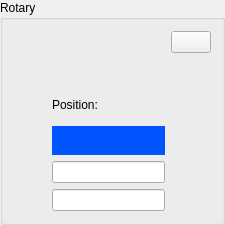
    <widget class="QGroupBox" name="groupBox_3">
     <property name="sizePolicy">
      <sizepolicy hsizetype="MinimumExpanding" vsizetype="MinimumExpanding">
       <horstretch>0</horstretch>
       <verstretch>0</verstretch>
      </sizepolicy>
     </property>
     <property name="minimumSize">
      <size>
       <width>225</width>
       <height>225</height>
      </size>
     </property>
     <property name="title">
      <string>Rotary</string>
     </property>
     <layout class="QGridLayout" name="gridLayout_6">
      <item row="3" column="1">
       <widget class="PyDMLabel" name="PyDMLabel_3">
        <property name="sizePolicy">
         <sizepolicy hsizetype="Preferred" vsizetype="Minimum">
          <horstretch>0</horstretch>
          <verstretch>0</verstretch>
         </sizepolicy>
        </property>
        <property name="minimumSize">
         <size>
          <width>0</width>
          <height>20</height>
         </size>
        </property>
        <property name="toolTip">
         <string/>
        </property>
        <property name="styleSheet">
         <string notr="true">background-color: rgb(0, 85, 255);
color: rgb(255, 255, 255);</string>
        </property>
        <property name="alignment">
         <set>Qt::AlignCenter</set>
        </property>
       </widget>
      </item>
      <item row="1" column="1">
       <layout class="QGridLayout" name="gridLayout_7">
        <item row="1" column="0">
         <widget class="PyDMByteIndicator" name="PyDMByteIndicator_7">
          <property name="toolTip">
           <string/>
          </property>
          <property name="alarmSensitiveContent">
           <bool>false</bool>
          </property>
          <property name="alarmSensitiveBorder">
           <bool>true</bool>
          </property>
          <property name="PyDMToolTip">
           <string/>
          </property>
          <property name="channel">
           <string/>
          </property>
          <property name="blinkOnChange">
           <bool>false</bool>
          </property>
          <property name="toggleMode">
           <bool>false</bool>
          </property>
          <property name="blinkInterval">
           <number>99</number>
          </property>
          <property name="showLabels">
           <bool>false</bool>
          </property>
          <property name="bigEndian">
           <bool>false</bool>
          </property>
          <property name="circles">
           <bool>true</bool>
          </property>
          <property name="numBits">
           <number>1</number>
          </property>
          <property name="shift">
           <number>0</number>
          </property>
          <property name="labels">
           <stringlist>
            <string>Bit 0</string>
           </stringlist>
          </property>
         </widget>
        </item>
        <item row="1" column="1">
         <widget class="PyDMByteIndicator" name="PyDMByteIndicator_9">
          <property name="toolTip">
           <string/>
          </property>
          <property name="alarmSensitiveContent">
           <bool>false</bool>
          </property>
          <property name="alarmSensitiveBorder">
           <bool>true</bool>
          </property>
          <property name="PyDMToolTip">
           <string/>
          </property>
          <property name="channel">
           <string/>
          </property>
          <property name="blinkOnChange">
           <bool>false</bool>
          </property>
          <property name="toggleMode">
           <bool>false</bool>
          </property>
          <property name="blinkInterval">
           <number>99</number>
          </property>
          <property name="showLabels">
           <bool>false</bool>
          </property>
          <property name="bigEndian">
           <bool>false</bool>
          </property>
          <property name="circles">
           <bool>true</bool>
          </property>
          <property name="numBits">
           <number>1</number>
          </property>
          <property name="shift">
           <number>0</number>
          </property>
          <property name="labels">
           <stringlist>
            <string>Bit 0</string>
           </stringlist>
          </property>
         </widget>
        </item>
        <item row="1" column="2">
         <widget class="PyDMByteIndicator" name="PyDMByteIndicator_8">
          <property name="toolTip">
           <string/>
          </property>
          <property name="alarmSensitiveContent">
           <bool>false</bool>
          </property>
          <property name="alarmSensitiveBorder">
           <bool>true</bool>
          </property>
          <property name="PyDMToolTip">
           <string/>
          </property>
          <property name="channel">
           <string/>
          </property>
          <property name="blinkOnChange">
           <bool>false</bool>
          </property>
          <property name="toggleMode">
           <bool>false</bool>
          </property>
          <property name="blinkInterval">
           <number>99</number>
          </property>
          <property name="showLabels">
           <bool>false</bool>
          </property>
          <property name="bigEndian">
           <bool>false</bool>
          </property>
          <property name="circles">
           <bool>true</bool>
          </property>
          <property name="numBits">
           <number>1</number>
          </property>
          <property name="shift">
           <number>0</number>
          </property>
          <property name="labels">
           <stringlist>
            <string>Bit 0</string>
           </stringlist>
          </property>
         </widget>
        </item>
       </layout>
      </item>
      <item row="5" column="1">
       <widget class="PyDMLineEdit" name="PyDMLineEdit_5">
        <property name="toolTip">
         <string/>
        </property>
        <property name="alignment">
         <set>Qt::AlignCenter</set>
        </property>
       </widget>
      </item>
      <item row="0" column="1">
       <layout class="QGridLayout" name="gridLayout_10">
        <item row="0" column="0">
         <widget class="PyDMPushButton" name="PyDMPushButton_13">
          <property name="toolTip">
           <string/>
          </property>
          <property name="styleSheet">
           <string notr="true">background-color: transparent;
border: none;</string>
          </property>
          <property name="iconSize">
           <size>
            <width>20</width>
            <height>20</height>
           </size>
          </property>
          <property name="alarmSensitiveContent">
           <bool>false</bool>
          </property>
          <property name="alarmSensitiveBorder">
           <bool>false</bool>
          </property>
          <property name="PyDMToolTip">
           <string/>
          </property>
          <property name="monitorDisp">
           <bool>false</bool>
          </property>
          <property name="channel">
           <string/>
          </property>
          <property name="PyDMIcon">
           <string>ruler-horizontal</string>
          </property>
          <property name="PyDMIconColor">
           <color>
            <red>0</red>
            <green>0</green>
            <blue>0</blue>
           </color>
          </property>
          <property name="passwordProtected">
           <bool>false</bool>
          </property>
          <property name="password">
           <string/>
          </property>
          <property name="protectedPassword">
           <string/>
          </property>
          <property name="showConfirmDialog">
           <bool>false</bool>
          </property>
          <property name="confirmMessage">
           <string>Are you sure you want to proceed?</string>
          </property>
          <property name="pressValue">
           <string>None</string>
          </property>
          <property name="releaseValue">
           <string>None</string>
          </property>
          <property name="relativeChange">
           <bool>false</bool>
          </property>
          <property name="writeWhenRelease">
           <bool>false</bool>
          </property>
         </widget>
        </item>
        <item row="0" column="1">
         <widget class="PyDMPushButton" name="PyDMPushButton_14">
          <property name="toolTip">
           <string/>
          </property>
          <property name="styleSheet">
           <string notr="true">background-color: transparent;
border: none;</string>
          </property>
          <property name="alarmSensitiveContent">
           <bool>false</bool>
          </property>
          <property name="alarmSensitiveBorder">
           <bool>false</bool>
          </property>
          <property name="PyDMToolTip">
           <string/>
          </property>
          <property name="monitorDisp">
           <bool>false</bool>
          </property>
          <property name="channel">
           <string/>
          </property>
          <property name="PyDMIcon">
           <string>wrench</string>
          </property>
          <property name="PyDMIconColor">
           <color>
            <red>0</red>
            <green>0</green>
            <blue>0</blue>
           </color>
          </property>
          <property name="passwordProtected">
           <bool>false</bool>
          </property>
          <property name="password">
           <string/>
          </property>
          <property name="protectedPassword">
           <string/>
          </property>
          <property name="showConfirmDialog">
           <bool>false</bool>
          </property>
          <property name="confirmMessage">
           <string>Are you sure you want to proceed?</string>
          </property>
          <property name="pressValue">
           <string>None</string>
          </property>
          <property name="releaseValue">
           <string>None</string>
          </property>
          <property name="relativeChange">
           <bool>false</bool>
          </property>
          <property name="writeWhenRelease">
           <bool>false</bool>
          </property>
         </widget>
        </item>
        <item row="0" column="2">
         <widget class="PyDMPushButton" name="PyDMPushButton_15">
          <property name="toolTip">
           <string/>
          </property>
          <property name="styleSheet">
           <string notr="true">background-color: transparent;
border: none;</string>
          </property>
          <property name="alarmSensitiveContent">
           <bool>false</bool>
          </property>
          <property name="alarmSensitiveBorder">
           <bool>false</bool>
          </property>
          <property name="PyDMToolTip">
           <string/>
          </property>
          <property name="monitorDisp">
           <bool>false</bool>
          </property>
          <property name="channel">
           <string/>
          </property>
          <property name="PyDMIcon">
           <string>home</string>
          </property>
          <property name="PyDMIconColor">
           <color>
            <red>0</red>
            <green>0</green>
            <blue>0</blue>
           </color>
          </property>
          <property name="passwordProtected">
           <bool>false</bool>
          </property>
          <property name="password">
           <string/>
          </property>
          <property name="protectedPassword">
           <string/>
          </property>
          <property name="showConfirmDialog">
           <bool>false</bool>
          </property>
          <property name="confirmMessage">
           <string>Are you sure you want to proceed?</string>
          </property>
          <property name="pressValue">
           <string>None</string>
          </property>
          <property name="releaseValue">
           <string>None</string>
          </property>
          <property name="relativeChange">
           <bool>false</bool>
          </property>
          <property name="writeWhenRelease">
           <bool>false</bool>
          </property>
         </widget>
        </item>
       </layout>
      </item>
      <item row="5" column="2">
       <widget class="PyDMPushButton" name="PyDMPushButton_12">
        <property name="toolTip">
         <string/>
        </property>
        <property name="styleSheet">
         <string notr="true">background-color: transparent;
border: none;</string>
        </property>
        <property name="icon">
         <iconset>
          <normaloff>../icons/right-rotate-plus.svg</normaloff>../icons/right-rotate-plus.svg</iconset>
        </property>
        <property name="iconSize">
         <size>
          <width>40</width>
          <height>40</height>
         </size>
        </property>
        <property name="alarmSensitiveContent">
         <bool>false</bool>
        </property>
        <property name="alarmSensitiveBorder">
         <bool>false</bool>
        </property>
        <property name="PyDMToolTip">
         <string/>
        </property>
        <property name="monitorDisp">
         <bool>false</bool>
        </property>
        <property name="channel">
         <string/>
        </property>
        <property name="PyDMIcon">
         <string/>
        </property>
        <property name="PyDMIconColor">
         <color>
          <red>0</red>
          <green>0</green>
          <blue>0</blue>
         </color>
        </property>
        <property name="passwordProtected">
         <bool>false</bool>
        </property>
        <property name="password">
         <string/>
        </property>
        <property name="protectedPassword">
         <string/>
        </property>
        <property name="showConfirmDialog">
         <bool>false</bool>
        </property>
        <property name="confirmMessage">
         <string>Are you sure you want to proceed?</string>
        </property>
        <property name="pressValue">
         <string>None</string>
        </property>
        <property name="releaseValue">
         <string>None</string>
        </property>
        <property name="relativeChange">
         <bool>false</bool>
        </property>
        <property name="writeWhenRelease">
         <bool>false</bool>
        </property>
       </widget>
      </item>
      <item row="0" column="2">
       <widget class="PyDMShellCommand" name="PyDMShellCommand_2">
        <property name="toolTip">
         <string/>
        </property>
        <property name="text">
         <string/>
        </property>
       </widget>
      </item>
      <item row="4" column="1">
       <widget class="PyDMLineEdit" name="PyDMLineEdit_6">
        <property name="toolTip">
         <string/>
        </property>
        <property name="alignment">
         <set>Qt::AlignCenter</set>
        </property>
       </widget>
      </item>
      <item row="5" column="0">
       <widget class="PyDMPushButton" name="PyDMPushButton_11">
        <property name="toolTip">
         <string/>
        </property>
        <property name="styleSheet">
         <string notr="true">background-color: transparent;
border: none;</string>
        </property>
        <property name="icon">
         <iconset>
          <normaloff>../icons/left-rotate-minus.svg</normaloff>../icons/left-rotate-minus.svg</iconset>
        </property>
        <property name="iconSize">
         <size>
          <width>40</width>
          <height>40</height>
         </size>
        </property>
        <property name="alarmSensitiveContent">
         <bool>false</bool>
        </property>
        <property name="alarmSensitiveBorder">
         <bool>false</bool>
        </property>
        <property name="PyDMToolTip">
         <string/>
        </property>
        <property name="monitorDisp">
         <bool>false</bool>
        </property>
        <property name="channel">
         <string/>
        </property>
        <property name="PyDMIcon">
         <string/>
        </property>
        <property name="PyDMIconColor">
         <color>
          <red>0</red>
          <green>0</green>
          <blue>0</blue>
         </color>
        </property>
        <property name="passwordProtected">
         <bool>false</bool>
        </property>
        <property name="password">
         <string/>
        </property>
        <property name="protectedPassword">
         <string/>
        </property>
        <property name="showConfirmDialog">
         <bool>false</bool>
        </property>
        <property name="confirmMessage">
         <string>Are you sure you want to proceed?</string>
        </property>
        <property name="pressValue">
         <string>None</string>
        </property>
        <property name="releaseValue">
         <string>None</string>
        </property>
        <property name="relativeChange">
         <bool>false</bool>
        </property>
        <property name="writeWhenRelease">
         <bool>false</bool>
        </property>
       </widget>
      </item>
      <item row="1" column="2">
       <widget class="SvgMultiStateLED" name="SvgMultiStateLED_3">
        <property name="maximumSize">
         <size>
          <width>64</width>
          <height>25</height>
         </size>
        </property>
        <property name="toolTip">
         <string/>
        </property>
       </widget>
      </item>
      <item row="2" column="1">
       <widget class="QLabel" name="label">
        <property name="text">
         <string>Position:</string>
        </property>
       </widget>
      </item>
     </layout>
    </widget>
